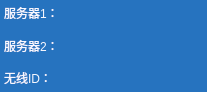
       <widget class="QWidget" name="widget_3" native="true">
        <property name="geometry">
         <rect>
          <x>789</x>
          <y>517</y>
          <width>207</width>
          <height>92</height>
         </rect>
        </property>
        <property name="styleSheet">
         <string notr="true">background-color: rgb(38, 115, 191);
color: rgb(248, 248, 255);</string>
        </property>
        <widget class="QWidget" name="layoutWidget10">
         <property name="geometry">
          <rect>
           <x>4</x>
           <y>0</y>
           <width>201</width>
           <height>91</height>
          </rect>
         </property>
         <layout class="QVBoxLayout" name="verticalLayout_3">
          <item>
           <layout class="QHBoxLayout" name="horizontalLayout_12">
            <item>
             <widget class="QLabel" name="label_19">
              <property name="styleSheet">
               <string notr="true">font: 14pt &quot;Arial&quot;;
</string>
              </property>
              <property name="text">
               <string>服务器1：</string>
              </property>
             </widget>
            </item>
            <item>
             <widget class="QLabel" name="label_dataserverip">
              <property name="styleSheet">
               <string notr="true">font: 14pt &quot;Arial&quot;;</string>
              </property>
              <property name="text">
               <string/>
              </property>
             </widget>
            </item>
           </layout>
          </item>
          <item>
           <layout class="QHBoxLayout" name="horizontalLayout_13">
            <item>
             <widget class="QLabel" name="label_20">
              <property name="styleSheet">
               <string notr="true">font: 14pt &quot;黑体&quot;;</string>
              </property>
              <property name="text">
               <string>服务器2：</string>
              </property>
             </widget>
            </item>
            <item>
             <widget class="QLabel" name="label_curveserverip">
              <property name="styleSheet">
               <string notr="true">font: 14pt &quot;Arial&quot;;</string>
              </property>
              <property name="text">
               <string/>
              </property>
             </widget>
            </item>
           </layout>
          </item>
          <item>
           <layout class="QHBoxLayout" name="horizontalLayout_14">
            <item>
             <widget class="QLabel" name="label_21">
              <property name="styleSheet">
               <string notr="true">font: 14pt &quot;黑体&quot;;</string>
              </property>
              <property name="text">
               <string>无线ID：</string>
              </property>
             </widget>
            </item>
            <item>
             <widget class="QLabel" name="label_14">
              <property name="styleSheet">
               <string notr="true">font: 14pt &quot;Arial&quot;;</string>
              </property>
              <property name="text">
               <string/>
              </property>
             </widget>
            </item>
           </layout>
          </item>
         </layout>
        </widget>
       </widget>
